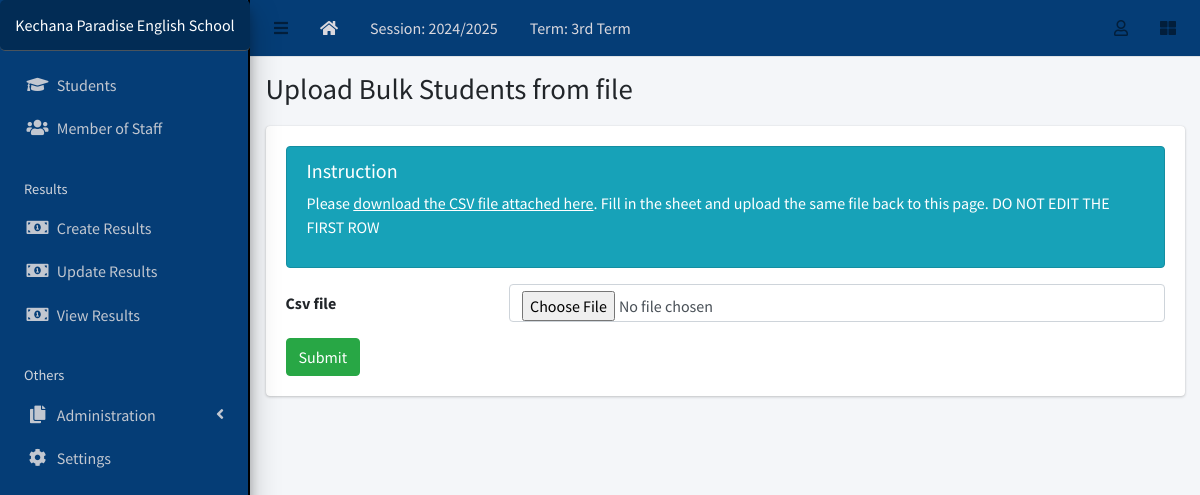
Page /student/upload/ (signed in) on the committed database.
### apps/corecode/models.py (models this page shows, shortened)
class AcademicSession(models.Model):
    name = models.CharField(max_length=200, unique=True)
    current = models.BooleanField(default=True)
    class Meta:
        ordering = ["-name"]

class AcademicTerm(models.Model):
    name = models.CharField(max_length=20, unique=True)
    current = models.BooleanField(default=True)
    class Meta:
        ordering = ["name"]

class SiteConfig(models.Model):
    key = models.SlugField()
    value = models.CharField(max_length=200)

### apps/students/views.py (the view)
# urls.py: path("upload/", StudentBulkUploadView.as_view(), name="student-upload"),
class StudentBulkUploadView(LoginRequiredMixin, SuccessMessageMixin, CreateView):
    model = StudentBulkUpload
    template_name = "students/students_upload.html"
    fields = ["csv_file"]
    success_url = "/student/list"
    success_message = "Successfully uploaded students"

### apps/corecode/context_processors.py (called while the page is built)
def site_defaults(request):
    current_session = AcademicSession.objects.get(current=True)
    current_term = AcademicTerm.objects.get(current=True)
    vals = SiteConfig.objects.all()
    contexts = {
        "current_session": current_session.name,
        "current_term": current_term.name,
    }
    for val in vals:
        contexts[val.key] = val.value
    return contexts

### apps/students/templates/students/students_upload.html (shortened to what this page needs)
{% extends 'base.html' %}
{% block title %}
  Upload Bulk Students from file
{% endblock title %}
{% block content %}
  <div class="col alert alert-info">
    <h5>Instruction</h5>
    <p>Please <a href="{% url 'download-csv' %}">download the CSV file attached here</a>. Fill in the sheet and upload the same file back to this page. DO NOT EDIT THE FIRST ROW</p>
  </div>
  <form method="POST" enctype="multipart/form-data">
    {% include 'corecode/form_snippet.html' %}
    <input type="submit" class="btn btn-success" value="Submit">
  </form>
{% endblock content %}

### templates/base.html (shortened to what this page needs)
{% load static %}
<!DOCTYPE html>
<html lang="en">
<head>
  <link rel="stylesheet" href="{% static 'plugins/fontawesome-free/css/all.min.css' %}">
  <link rel="stylesheet" href="{% static 'plugins/toastr/toastr.min.css' %}">
  <link rel="stylesheet"
    href="{% static 'plugins/overlayScrollbars/css/OverlayScrollbars.min.css' %}">
  <link rel="stylesheet" href="{% static 'plugins/Datatables/datatables.min.css' %}" />
  <link rel="stylesheet" href="{% static 'dist/css/adminlte.min.css' %}">
<link rel="stylesheet" href="https://cdn.datatables.net/buttons/2.2.3/css/buttons.dataTables.min.css" />
</head>
<body
  class="hold-transition sidebar-mini layout-fixed layout-navbar-fixed layout-footer-fixed">
  <div class="wrapper">
    <nav class="main-header navbar navbar-expand navbar-white navbar-light">
      <ul class="navbar-nav">
        <li class="nav-item">
          <a class="nav-link" data-widget="pushmenu" href="#" role="button"><i
              class="fas fa-bars"></i></a>
        </li>
        <li class="nav-item d-none d-sm-inline-block">
          <a href="{% url 'home' %} " class="nav-link" style="color: rgb(218, 216, 222);"><i class="fa fa-home"></i></a>
        </li>
        <li class="nav-item d-none d-sm-inline-block">
          <a href="{% url 'current-session' %}" class="nav-link" style="color: rgb(218, 216, 222);">Session: {{ current_session }}</a>
        </li>
        <li class="nav-item d-none d-sm-inline-block">
          <a href="{% url 'current-session' %}" class="nav-link" style="color: rgb(218, 216, 222);">Term: {{ current_term }}</a>
        </li>
      </ul>
      <ul class="navbar-nav ml-auto" style="color: rgb(218, 216, 222);">
        <li class="nav-item dropdown">
          <a class="nav-link" data-toggle="dropdown" href="#">
            <i class="far fa-user"></i>
          </a>
        </li>
        <li class="nav-item">
          <a class="nav-link" data-widget="control-sidebar" data-slide="true"
            href="#" role="button"><i class="fas fa-th-large"></i></a>
        </li>
      </ul>
    </nav>
    <aside class="main-sidebar sidebar-dark-primary elevation-4" >
      <a href="{% url 'home' %}" class="brand-link" style="background-color:rgb(2, 44, 85); color: white; padding: 13px; text-align: center; border-radius: 5px; font-size: 16px;">
        {{ school_name | default:"MySchool" }}
      </a>
      <div class="sidebar">
        <nav class="mt-2">
          <ul class="nav nav-pills nav-sidebar flex-column"
            data-widget="treeview" role="menu" data-accordion="false">
            <li class="nav-item">
              <a href="{% url 'student-list' %}" class="nav-link">
                <i class="nav-icon fas fa-graduation-cap"></i>
                <p>
                  Students
                </p>
              </a>
            </li>
            <li class="nav-item">
              <a href="{% url 'staff-list' %}" class="nav-link">
                <i class="nav-icon fas fa-users"></i>
                <p>
                  Member of Staff
                </p>
              </a>
            </li>
            <li class="nav-header">Results</li>
            <li class="nav-item">
              <a href="{% url 'create-result' %}" class="nav-link">
                <i class="nav-icon fas fa-money-bill-alt"></i>
                <p>
                  Create Results
                </p>
              </a>
            </li>
            <li class="nav-item">
              <a href="{% url 'edit-results' %}" class="nav-link">
                <i class="nav-icon fas fa-money-bill-alt"></i>
                <p>
                  Update Results
                </p>
              </a>
            </li>
            <li class="nav-item">
              <a href="{% url 'view-results' %}" class="nav-link">
                <i class="nav-icon fas fa-money-bill-alt"></i>
                <p>
                  View Results
                </p>
              </a>
            </li>
            <li class="nav-header">Others</li>
            <li class="nav-item has-treeview">
              <a href="#" class="nav-link">
                <i class="nav-icon fas fa-copy"></i>
                <p>
                  Administration
                  <i class="fas fa-angle-left right"></i>
                </p>
              </a>
            </li>
            <li class="nav-item">
              <a href="{% url 'configs' %}" class="nav-link">
                <i class="nav-icon fas fa-cog"></i>
                <p>
                  Settings
                </p>
              </a>
            </li>
          </ul>
        </nav>
      </div>
    </aside>
    <div class="content-wrapper">
      <section class="content-header">
        <div class="container-fluid">
          <div class="row mb-1">
            <div class="col-sm-8">
              <h1>{% block title %}{% endblock title %}</h1>
            </div>
            <div class="col-sm-4">
            </div>
          </div>
        </div>
      </section>
      <section class="content">
        <div class="container-fluid">
          <div class="row">
            <div class="col-md-12">
              {% block fullcard %}
              <div class="card">
                <div class="card-body">
                  <div class="row">
                    <div class="col">
                      {% block content %}
                      {% endblock content %}
                    </div>
                  </div>
                </div>
              </div>
              {% endblock fullcard %}
            </div>
          </div>
        </div>
      </section>
    </div>
  </div>
</body>
</html>

### templates/base.html (style rules this page uses)
.main-sidebar { background-color:rgb(5, 61, 118); border-right: 2px solid black; }
.main-header { background-color:rgb(5, 61, 118); color: rgb(218, 216, 222); }

### rows in the picture
AcademicSession: name "2024/2025"
AcademicTerm: name "3rd Term"
SiteConfig: value "Kechana Paradise English School"

### other values in the picture
{{ field.label }} "Csv file"
